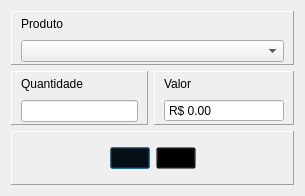
<?xml version="1.0" encoding="UTF-8"?>
<ui version="4.0">
 <class>Dialog</class>
 <widget class="QDialog" name="Dialog">
  <property name="geometry">
   <rect>
    <x>0</x>
    <y>0</y>
    <width>305</width>
    <height>196</height>
   </rect>
  </property>
  <property name="windowTitle">
   <string>Dialog</string>
  </property>
  <layout class="QGridLayout" name="gridLayout">
   <item row="1" column="0">
    <widget class="QFrame" name="fraQntd">
     <property name="maximumSize">
      <size>
       <width>140</width>
       <height>140</height>
      </size>
     </property>
     <property name="frameShape">
      <enum>QFrame::Panel</enum>
     </property>
     <property name="frameShadow">
      <enum>QFrame::Raised</enum>
     </property>
     <layout class="QVBoxLayout" name="verticalLayout_2">
      <property name="leftMargin">
       <number>9</number>
      </property>
      <property name="topMargin">
       <number>2</number>
      </property>
      <property name="rightMargin">
       <number>9</number>
      </property>
      <property name="bottomMargin">
       <number>2</number>
      </property>
      <item>
       <widget class="QLabel" name="lblQntd">
        <property name="text">
         <string>Quantidade</string>
        </property>
       </widget>
      </item>
      <item>
       <widget class="QLineEdit" name="edtQntd"/>
      </item>
     </layout>
    </widget>
   </item>
   <item row="1" column="1">
    <widget class="QFrame" name="fraVlr">
     <property name="frameShape">
      <enum>QFrame::Panel</enum>
     </property>
     <property name="frameShadow">
      <enum>QFrame::Raised</enum>
     </property>
     <layout class="QVBoxLayout" name="verticalLayout_3">
      <property name="leftMargin">
       <number>9</number>
      </property>
      <property name="topMargin">
       <number>2</number>
      </property>
      <property name="rightMargin">
       <number>9</number>
      </property>
      <property name="bottomMargin">
       <number>2</number>
      </property>
      <item>
       <widget class="QLabel" name="lblVlr">
        <property name="text">
         <string>Valor</string>
        </property>
       </widget>
      </item>
      <item>
       <widget class="QDoubleSpinBox" name="dblValor">
        <property name="minimumSize">
         <size>
          <width>120</width>
          <height>20</height>
         </size>
        </property>
        <property name="frame">
         <bool>true</bool>
        </property>
        <property name="buttonSymbols">
         <enum>QAbstractSpinBox::NoButtons</enum>
        </property>
        <property name="showGroupSeparator" stdset="0">
         <bool>true</bool>
        </property>
        <property name="prefix">
         <string>R$ </string>
        </property>
        <property name="decimals">
         <number>2</number>
        </property>
        <property name="maximum">
         <double>999999.989999999990687</double>
        </property>
       </widget>
      </item>
     </layout>
    </widget>
   </item>
   <item row="2" column="0" colspan="2">
    <widget class="QFrame" name="fraBotoes">
     <property name="frameShape">
      <enum>QFrame::Panel</enum>
     </property>
     <property name="frameShadow">
      <enum>QFrame::Raised</enum>
     </property>
     <layout class="QHBoxLayout" name="horizontalLayout">
      <item>
       <spacer name="horizontalSpacer">
        <property name="orientation">
         <enum>Qt::Horizontal</enum>
        </property>
        <property name="sizeHint" stdset="0">
         <size>
          <width>40</width>
          <height>20</height>
         </size>
        </property>
       </spacer>
      </item>
      <item>
       <widget class="QPushButton" name="btnGravar">
        <property name="sizePolicy">
         <sizepolicy hsizetype="Fixed" vsizetype="Fixed">
          <horstretch>0</horstretch>
          <verstretch>0</verstretch>
         </sizepolicy>
        </property>
        <property name="styleSheet">
         <string notr="true">background:transparent
</string>
        </property>
        <property name="text">
         <string/>
        </property>
        <property name="icon">
         <iconset resource="../icons/48px_.qrc">
          <normaloff>:/icons/2x/save.png</normaloff>:/icons/2x/save.png</iconset>
        </property>
        <property name="iconSize">
         <size>
          <width>48</width>
          <height>48</height>
         </size>
        </property>
       </widget>
      </item>
      <item>
       <widget class="QPushButton" name="btnCancelar">
        <property name="sizePolicy">
         <sizepolicy hsizetype="Fixed" vsizetype="Fixed">
          <horstretch>0</horstretch>
          <verstretch>0</verstretch>
         </sizepolicy>
        </property>
        <property name="styleSheet">
         <string notr="true">background:transparent
</string>
        </property>
        <property name="text">
         <string/>
        </property>
        <property name="icon">
         <iconset resource="../icons/48px_.qrc">
          <normaloff>:/icons/2x/cancel.png</normaloff>:/icons/2x/cancel.png</iconset>
        </property>
        <property name="iconSize">
         <size>
          <width>48</width>
          <height>48</height>
         </size>
        </property>
       </widget>
      </item>
      <item>
       <spacer name="horizontalSpacer_2">
        <property name="orientation">
         <enum>Qt::Horizontal</enum>
        </property>
        <property name="sizeHint" stdset="0">
         <size>
          <width>40</width>
          <height>20</height>
         </size>
        </property>
       </spacer>
      </item>
     </layout>
    </widget>
   </item>
   <item row="0" column="0" colspan="2">
    <widget class="QFrame" name="fraProduto">
     <property name="frameShape">
      <enum>QFrame::Panel</enum>
     </property>
     <property name="frameShadow">
      <enum>QFrame::Raised</enum>
     </property>
     <layout class="QVBoxLayout" name="verticalLayout">
      <property name="leftMargin">
       <number>9</number>
      </property>
      <property name="topMargin">
       <number>2</number>
      </property>
      <property name="rightMargin">
       <number>9</number>
      </property>
      <property name="bottomMargin">
       <number>2</number>
      </property>
      <item>
       <widget class="QLabel" name="lblProduto">
        <property name="text">
         <string>Produto</string>
        </property>
       </widget>
      </item>
      <item>
       <widget class="QComboBox" name="cbxProduto"/>
      </item>
     </layout>
    </widget>
   </item>
  </layout>
 </widget>
 <resources>
  <include location="../icons/48px_.qrc"/>
 </resources>
 <connections/>
</ui>
